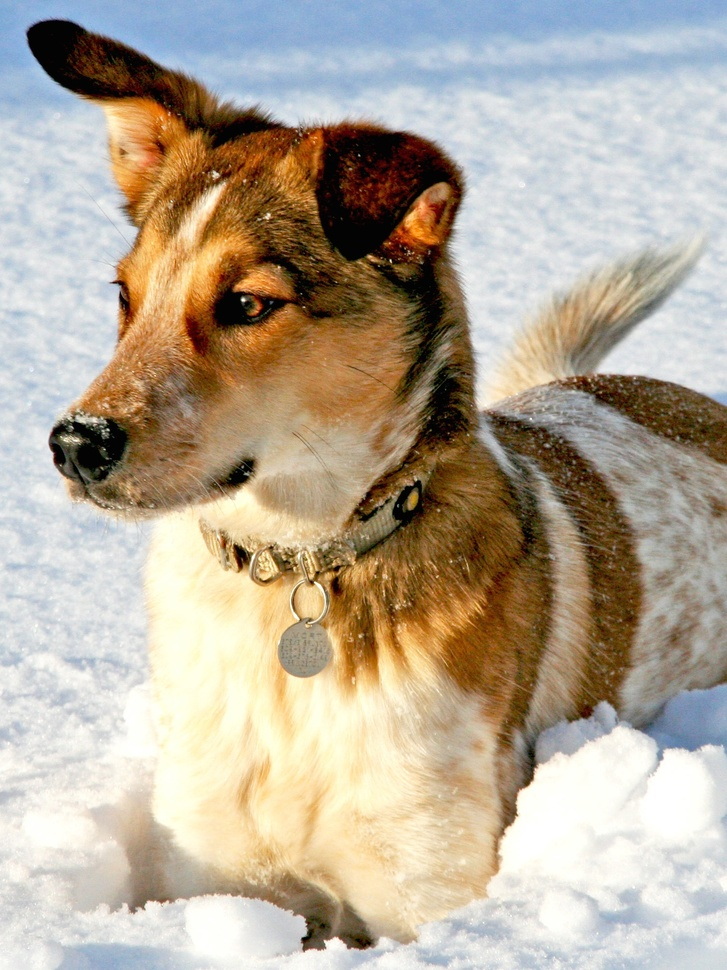
%> input picture fondamenti-data-science/dog.jpg, 727 x 970 px, shrunk from 1500 x 2000 before the run
$ octave fourier-compression.m   (GNU Octave 9; MATLAB toolbox functions it lacks are replaced by stand-ins)
%> lines starting %> are read from the running program, lines starting %| are printed output that depends on the picture; in (x1, y1, x2, y2) boxes, pixels count from 0 and x2, y2 are one past the last pixel; in counts of white or black regions, pixels touching at a corner belong together; the program's own positions count from 1
% Fourier: Image compression
clear all; close all; clc;

% Read the image - Conversion it to grayscale
A = imread('dog.jpg');
%> A is the input picture: size 970x727x3 uint8; mean R, G, B 181.4, 169.5, 152
B = rgb2gray(A);
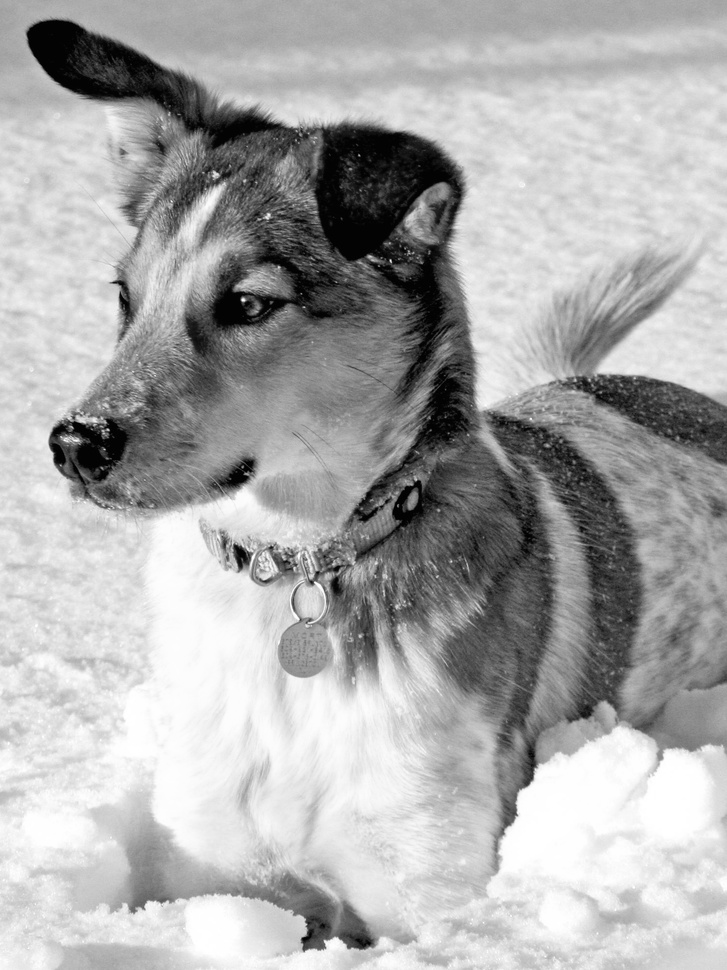
%> B: size 970x727 uint8; min 0, max 255, mean 171.1

% 2D Fourier Trasform - Sort the frequencies by their magnitude
Bt = fft2(double(B));
Btsort = sort(abs(Bt(:)));

keep = 0.1;     % Percentage of frequencies to keep

% Display the original image
figure
imshow(B)
title("Original image")

% Choose a threshold value based on the sorted magnitudes
thresh = Btsort(floor( (1 - keep) * length(Btsort) ));
%> thresh = 13771.6

% Find the indices of frequencies that are below the threshold and set them to zero.
ind = abs(Bt) < thresh;
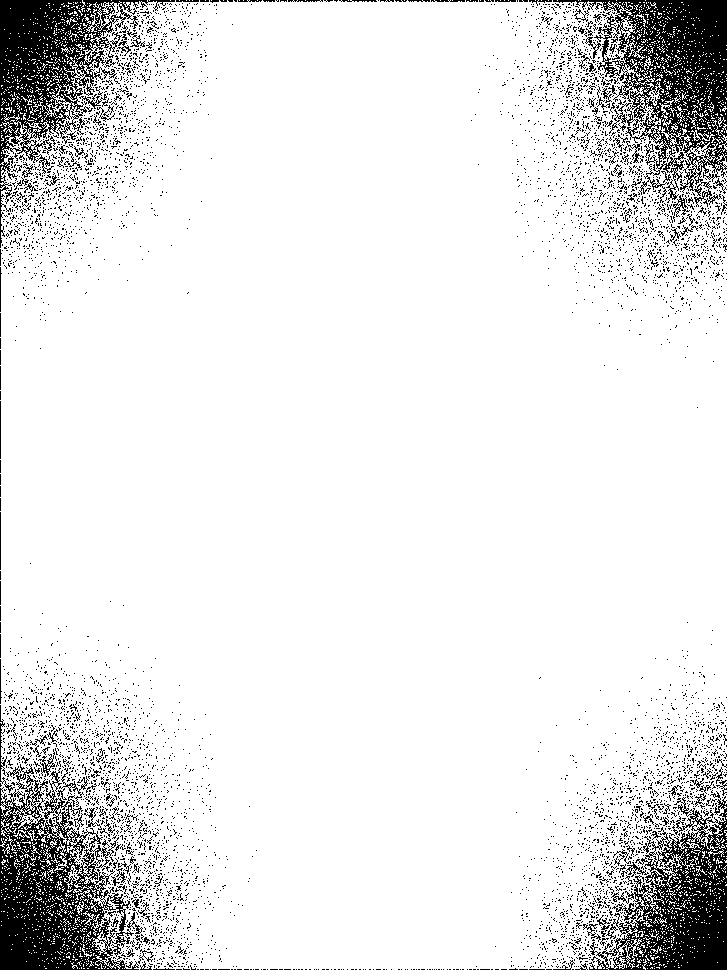
%> ind: size 970x727 logical; 90% white; 6139 black regions (5993 under 20 px), largest, box (x1, y1, x2, y2) and area: (553, 0, 727, 207) 14018, (0, 764, 139, 970) 13978, (0, 0, 175, 248) 11592
Atlow = Bt;
Atlow(ind) = 0;

% Return to the spatial domain by applying the inverse Fourier Transform and convert the result back to an 8-bit integer image.
Alow = uint8(ifft2(Atlow));

% Display the compressed image
figure
imshow(Alow)
title("Compressed Image")

$ run again, with fondamenti-data-science/gerry.jpg copied over fondamenti-data-science/dog.jpg
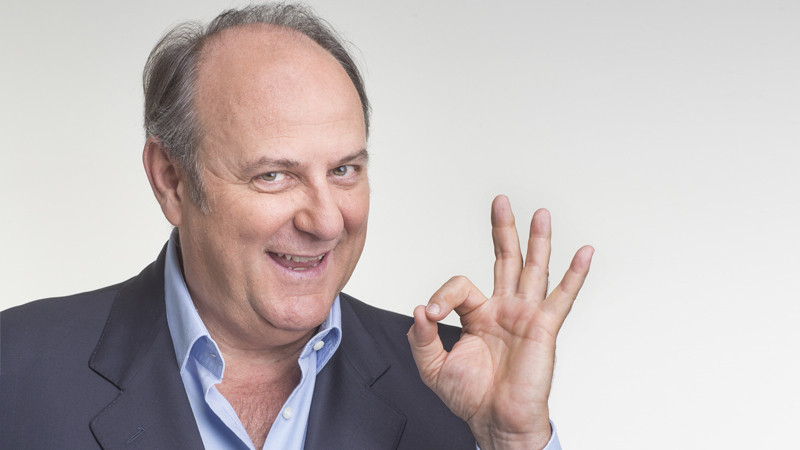
%> input picture fondamenti-data-science/gerry.jpg, 800 x 450 px
%> A is the input picture: size 450x800x3 uint8; mean R, G, B 193.5, 184.6, 184.2
%> `B = rgb2gray(A);`:
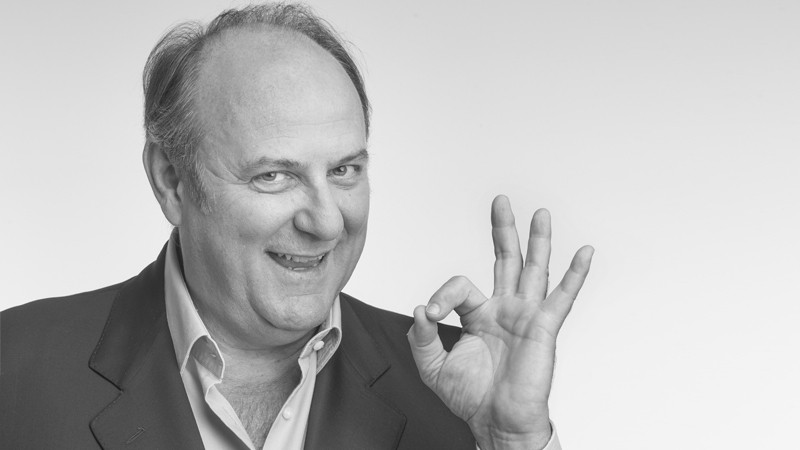
%> B: size 450x800 uint8; min 21, max 254, mean 187.2
%> thresh = 7845.6
%> `ind = abs(Bt) < thresh;`:
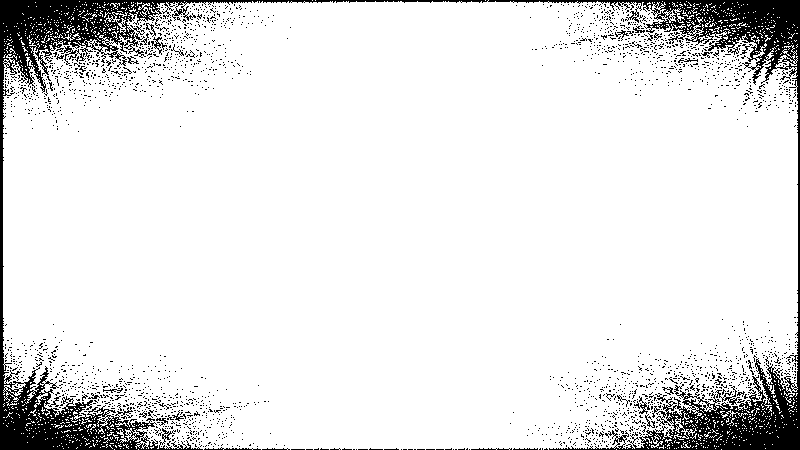
%> ind: size 450x800 logical; 90% white; 2428 black regions (2397 under 20 px), largest, box (x1, y1, x2, y2) and area: (0, 0, 800, 450) 29185, (61, 46, 86, 65) 122, (715, 386, 740, 405) 122
